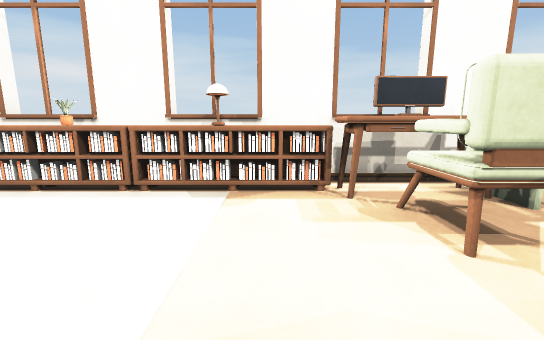
view 1 (above)

16 first-person views from a walk through a scene from a Unity 3-D project. The camera is 1.2 m above the floor, tilts 10° down and sees 90° across. The floor is counted in squares, 1 m on a side. Each view is taken from the middle of a square. On the plan, view 1 faces up. The plan holds only what a view shows up to about 13 squares ahead; the rest is blank. The place goes on beyond the plan.

view 2
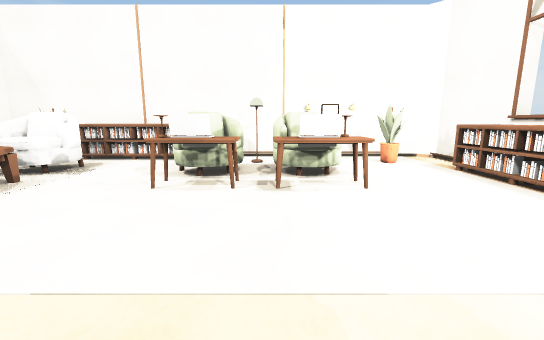

view 3
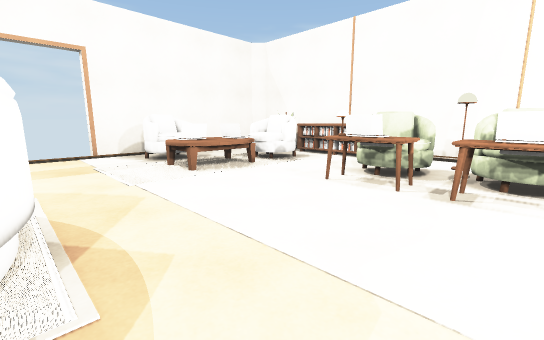

view 4
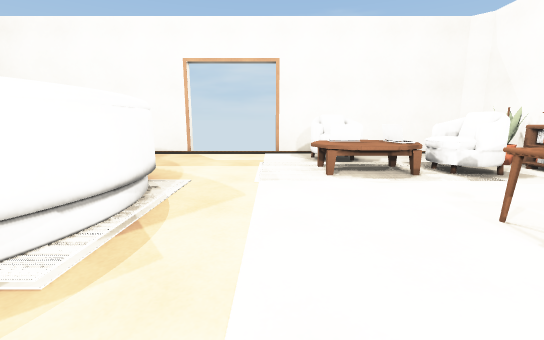

view 5
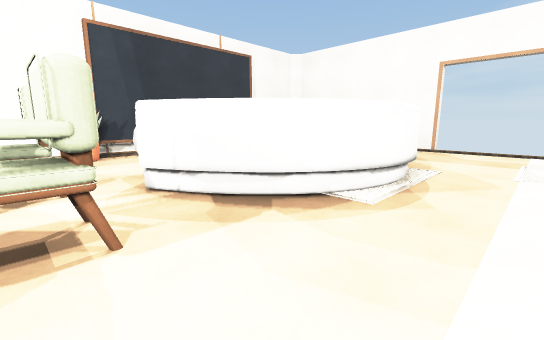

view 6
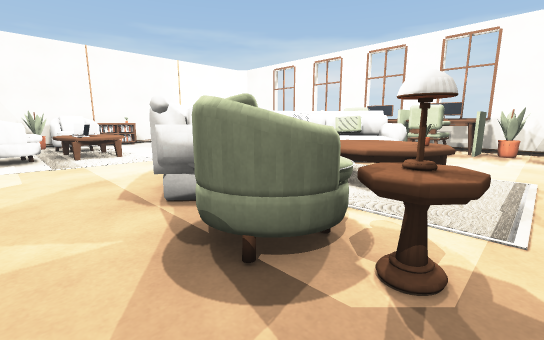

view 7
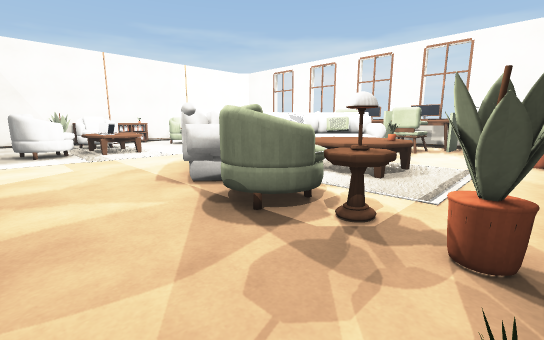

view 8
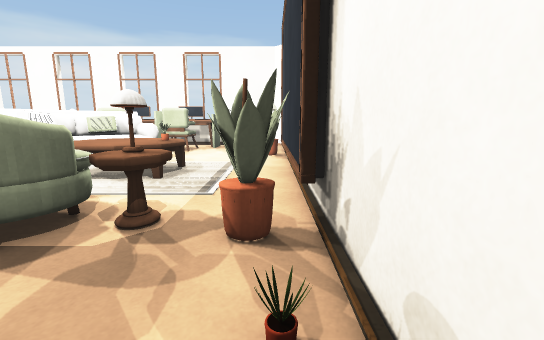

view 9
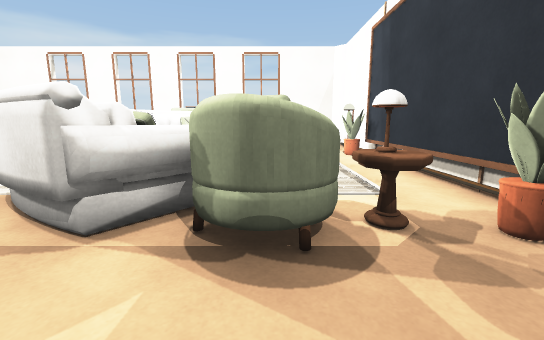

view 10
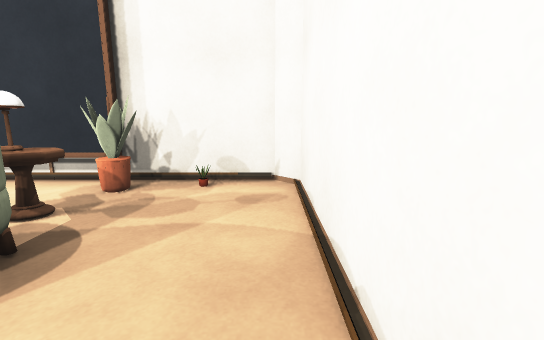

view 11
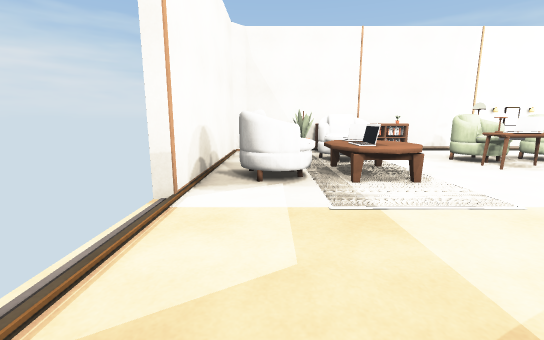

view 12
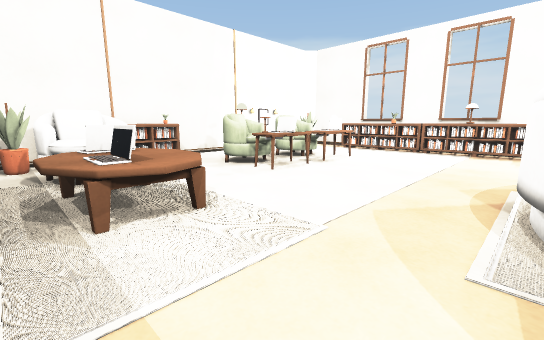

view 13
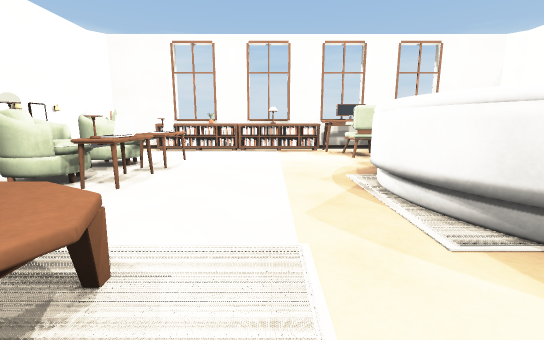

view 14
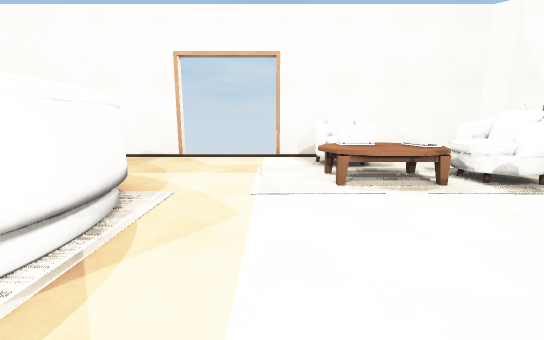

view 15
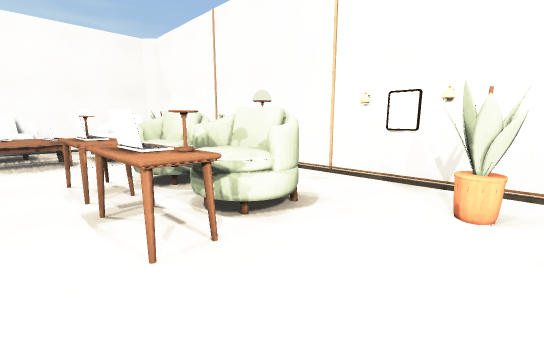

view 16
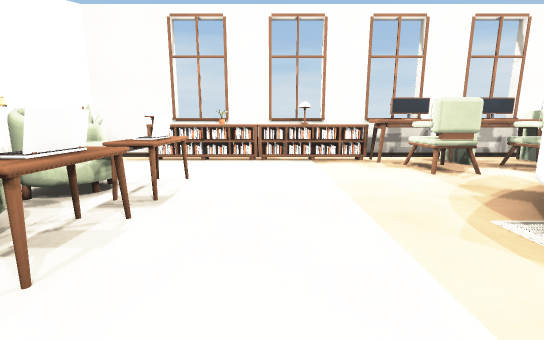

### Floor plan
Key: @ floor where view 1 was taken; # wall or solid block; x gap in a wall; . floor; O other object.
Columns run from 9 left of view 1 to 10 right of it. Each row starts with its distance up from view 1.
  6 ################
  5 #..OOOOOOOOOOOO#
  4 #.........OOOOO##
  3 #.O........OOOOO
  2 #.. .O.....OO.O...#
  1 #.. OOO.....OO ...#
  0 #.#  O...@.OOOO...#
 -1 #.#  O....OOOOOOOO#
 -2 #..  O....OO OOOOO#
 -3 #O........O   OOOO#
 -4 #O........OO  OOOO##
 -5 #O.OOOOO...O O OOO##
 -6 #O.O OOO....OOOOOOO#
 -7 #OOOOOO........O..O#
 -8 #  ..OOO..........O#
 -9 ##...#O............#
-10  #######x  x########

Positions as (right, up) in squares from view 1, and headings:
1: (0, 0), facing up
2: (1, 0), facing left
3: (1, 1), facing down-left
4: (-1, 1), facing down
5: (-1, 3), facing down-right
6: (8, -8), facing up-left
7: (9, -9), facing up-left
8: (9, -9), facing up
9: (6, -9), facing up
10: (4, -9), facing right
11: (3, -8), facing left
12: (1, -7), facing up-left
13: (-1, -7), facing up
14: (-1, 0), facing down
15: (-3, 4), facing down-left
16: (-2, -4), facing up
